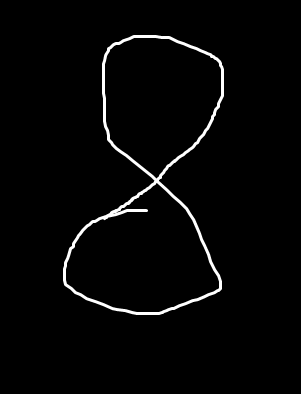
#> input picture day23/test2.png, 301 x 394 px
$ python -i cartoonize.py   (imports and definitions only)
#> lines starting #> are read from the running program, lines starting #| are printed output that depends on the picture; after the words box and inside, x2 and y2 are one past the last pixel; in counts of white or black regions, pixels touching at a corner belong together
# Data-Flair
## Step 1: Import required model
import matplotlib.pyplot as plt
from tkinter import filedialog
from PIL import ImageTk, Image
from tkinter import *
import tkinter as tk
import numpy as np
import easygui
import imageio
import cv2
import sys
import os

## Step 2: Building File Box to choose a particular file
def upload():
    ImagePath = easygui.fileopenbox()
    cartoonify(ImagePath)

def cartoonify(ImagePath):
    ## STEP 3: Way of storing image
    # Reading the image
#> called with ImagePath = '../day23/test2.png'
    original_image = cv2.imread(ImagePath)
#> original_image is the input picture: shape (394, 301, 3); min 0, max 255, mean 5.9
    original_image = cv2.cvtColor(original_image, cv2.COLOR_BGR2RGB)
    # print(image) # iamge is stored in form of numbers

    # Confirming the choosen image
    if original_image is None:
        print("Can't find any image. Choose appropriate files")
        sys.exit()

    Resized1 = cv2.resize(original_image, (960, 540))
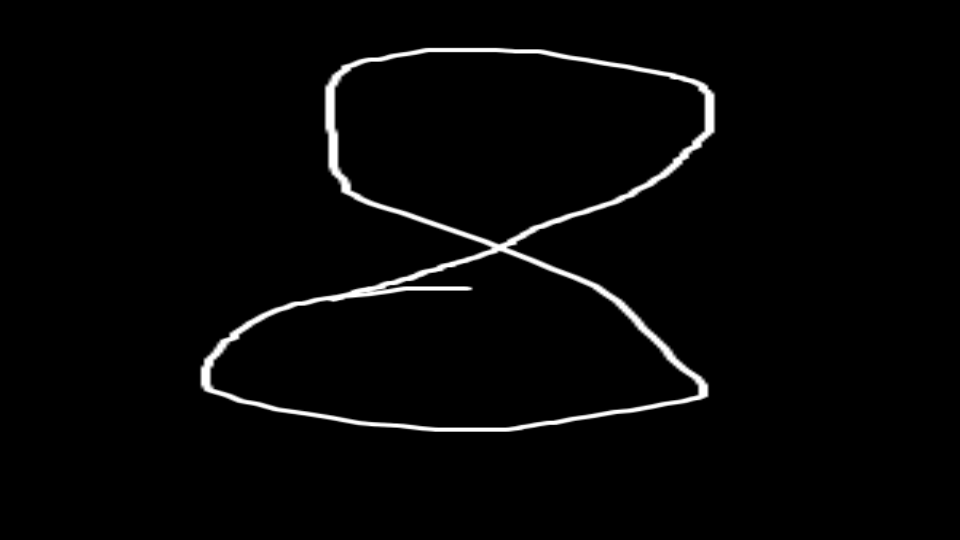
#> Resized1: shape (540, 960, 3); min 0, max 255, mean 5.9
    # plt.imshow(Resized1, cmap="gray")

    ## STEP 4: Transforeming an image to grayscale
    # Converting an image to grayscale
    gray_scale_image = cv2.cvtColor(original_image, cv2.COLOR_BGR2GRAY)
    Resized2 = cv2.resize(gray_scale_image, (960, 540))
    # plt.imshow(Resized2, cmap = "gray")

    ## STEP 5: Smoothing the grayscale image
    # applying median blur to smoothen an image
    smooth_gray_scale = cv2.medianBlur(gray_scale_image, 5)
    Resized3 = cv2.resize(smooth_gray_scale, (960, 540))
    # plt.imshow(Resized3, cmap='gray')

    ## STEP 6: Retrieving the edges of the image
    # Retrieving the edges for cartoon effect using threshold technique
    getEdge = cv2.adaptiveThreshold(smooth_gray_scale, 255,
                cv2.ADAPTIVE_THRESH_MEAN_C,
                cv2.THRESH_BINARY, 9, 9)
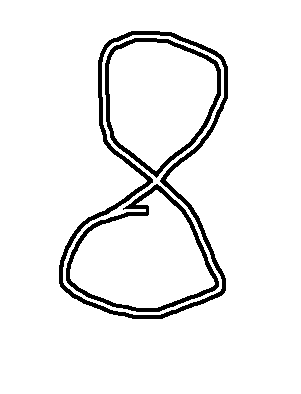
#> getEdge: shape (394, 301); 93.8% white; 3 black regions, box (x1, y1, x2, y2) and area: (59, 31, 228, 319) 3730, (66, 184, 219, 312) 1929, (105, 38, 221, 178) 1657
    Resized4 = cv2.resize(getEdge, (960, 540))
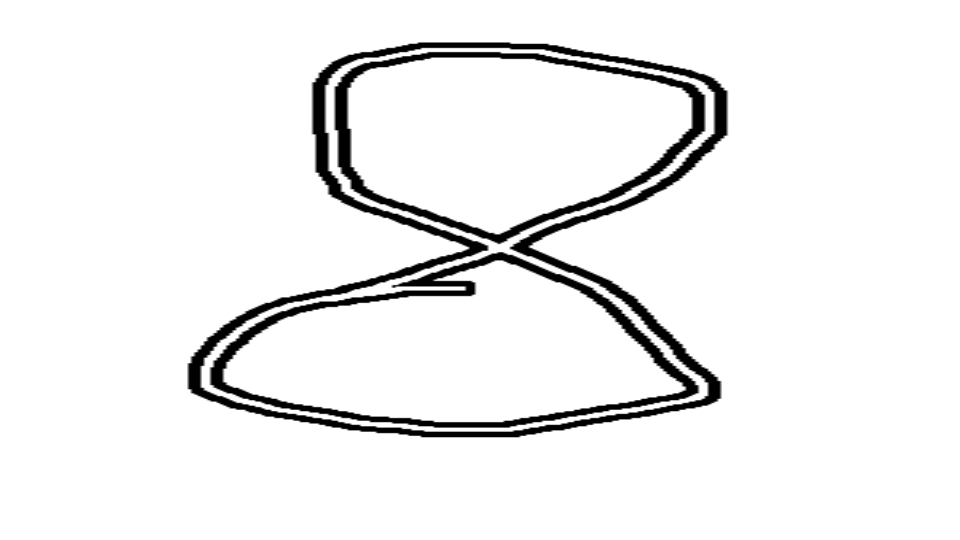
#> Resized4: shape (540, 960); min 0, max 255, mean 239.3
    # plt.imshow(Resized4, cmap='gray')

    # STEP 7: Preparing a mask image
    # Applying bilateral filter to remove noise and keeping the edge sharp
    colorImage = cv2.bilateralFilter(original_image, 9, 300, 300)
    Resized5 = cv2.resize(colorImage, (960, 540))
    # plt.imshow(Resized5, cmap='gray')

    # STEP &: Giving a cartoon effect
    # Masking edged image with our "Beautify" image
    cartoon_image = cv2.bitwise_and(colorImage, colorImage, mask=getEdge)

    Resized6 = cv2.resize(cartoon_image, (960, 540))
    # plt.imshow(Resized6, cmap='gray')

    # STEP 9: Plotting all the transitions together
    # Plotting the whole transition
    images = [Resized1, Resized2, Resized3, Resized4, Resized5, Resized6]
    fig, axes = plt.subplots(3,2, figsize=(8,8), subplot_kw={"xticks":[], "yticks":[]},
                gridspec_kw=dict(hspace=0.1, wspace=0.1))
    for i, ax in enumerate(axes.flat):
        ax.imshow(images[i], cmap='gray')
    # Saving button code
    ## STEP 13: Adding save button in the main window
#> (the run stopped early here; a loop or call above may not have finished)

$ run again, on day23/test4.png
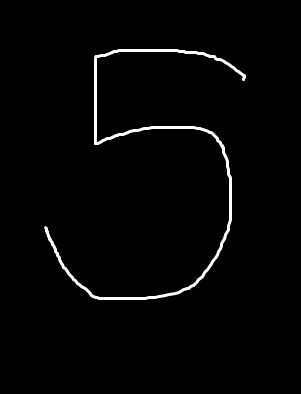
#> input picture day23/test4.png, 301 x 394 px
#> in cartoonify, original_image is the input picture: shape (394, 301, 3); min 0, max 255, mean 4.7
#> in cartoonify, `getEdge = cv2.adaptiveThreshold(smooth_gray_scale, 255, cv2.ADAPTIVE_T..`:
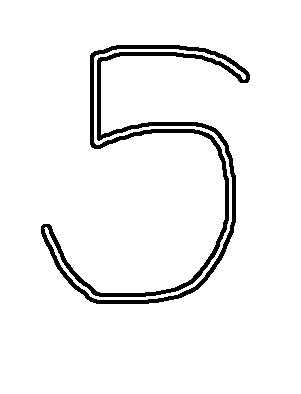
#> getEdge: shape (394, 301); 94.9% white; 1 black region, box (x1, y1, x2, y2) and area: (41, 45, 250, 304) 6058
#> in cartoonify, `Resized4 = cv2.resize(getEdge, (960, 540))`:
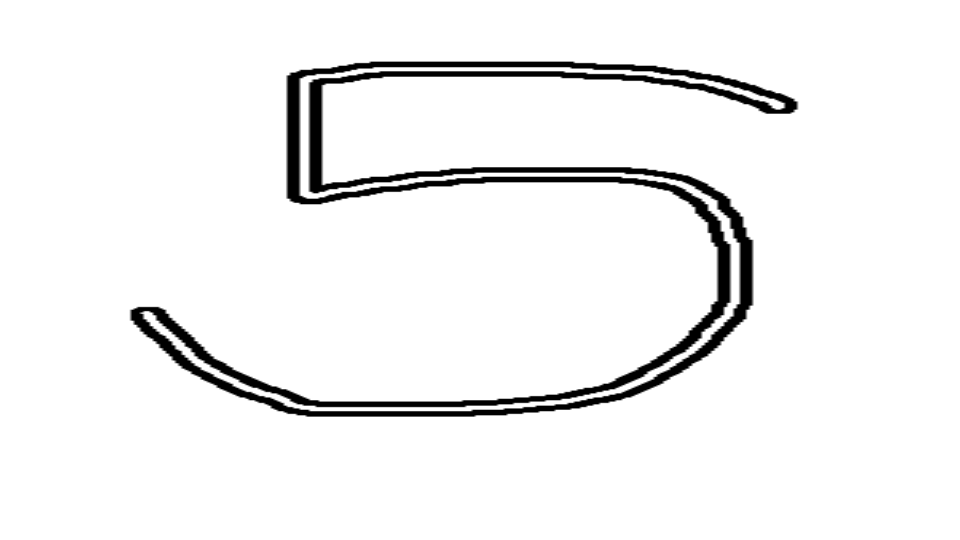
#> Resized4: shape (540, 960); min 0, max 255, mean 242

$ run again, on day23/test5.png
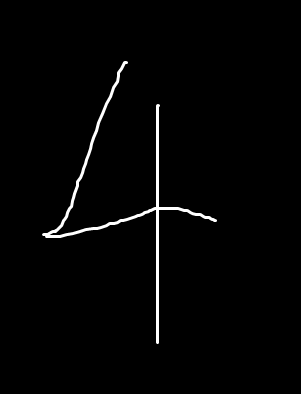
#> input picture day23/test5.png, 301 x 394 px
#> in cartoonify, original_image is the input picture: shape (394, 301, 3); min 0, max 255, mean 4
#> in cartoonify, `getEdge = cv2.adaptiveThreshold(smooth_gray_scale, 255, cv2.ADAPTIVE_T..`:
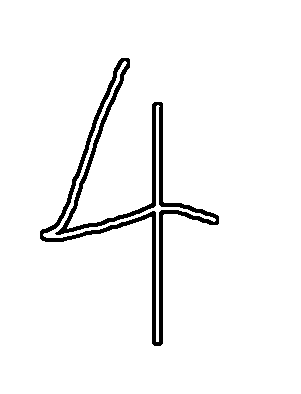
#> getEdge: shape (394, 301); 95.8% white; 1 black region, box (x1, y1, x2, y2) and area: (40, 58, 219, 346) 4931
#> in cartoonify, `Resized4 = cv2.resize(getEdge, (960, 540))`:
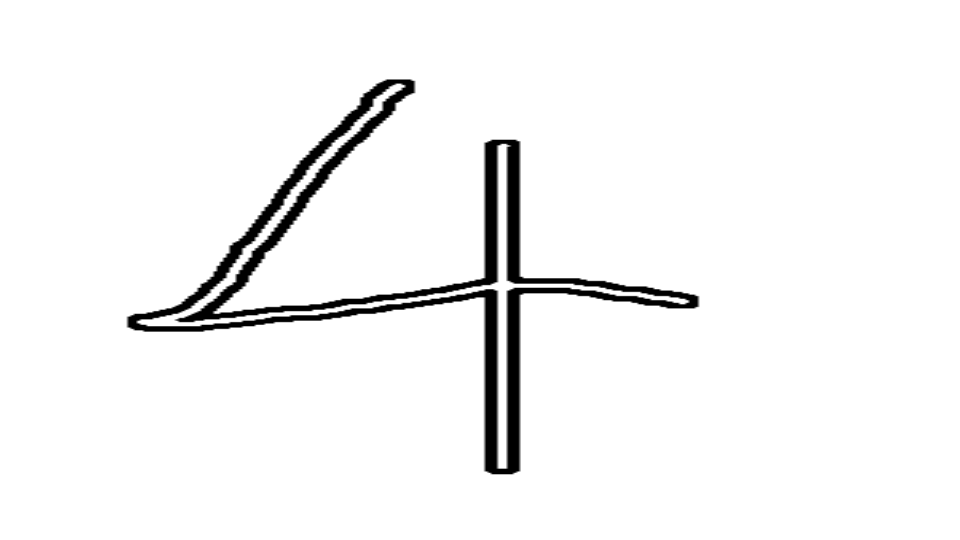
#> Resized4: shape (540, 960); min 0, max 255, mean 244.4

$ run again, on day23/test6.png
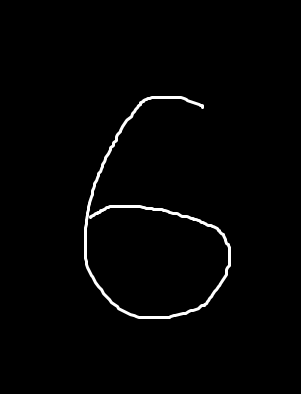
#> input picture day23/test6.png, 301 x 394 px
#> in cartoonify, original_image is the input picture: shape (394, 301, 3); min 0, max 255, mean 4
#> in cartoonify, `getEdge = cv2.adaptiveThreshold(smooth_gray_scale, 255, cv2.ADAPTIVE_T..`:
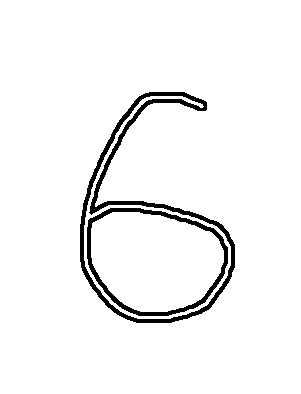
#> getEdge: shape (394, 301); 95.7% white; 2 black regions, box (x1, y1, x2, y2) and area: (80, 92, 235, 323) 3458, (87, 208, 228, 316) 1662
#> in cartoonify, `Resized4 = cv2.resize(getEdge, (960, 540))`:
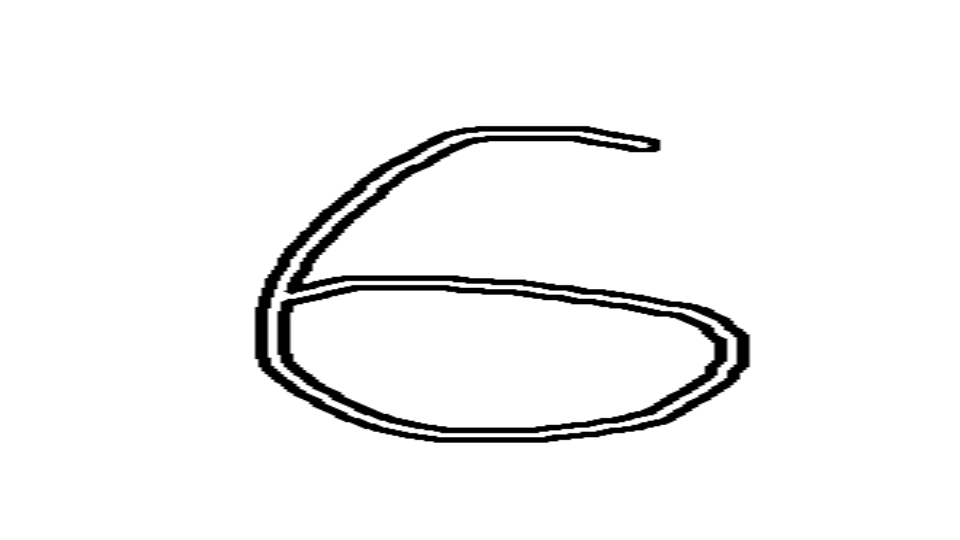
#> Resized4: shape (540, 960); min 0, max 255, mean 244
